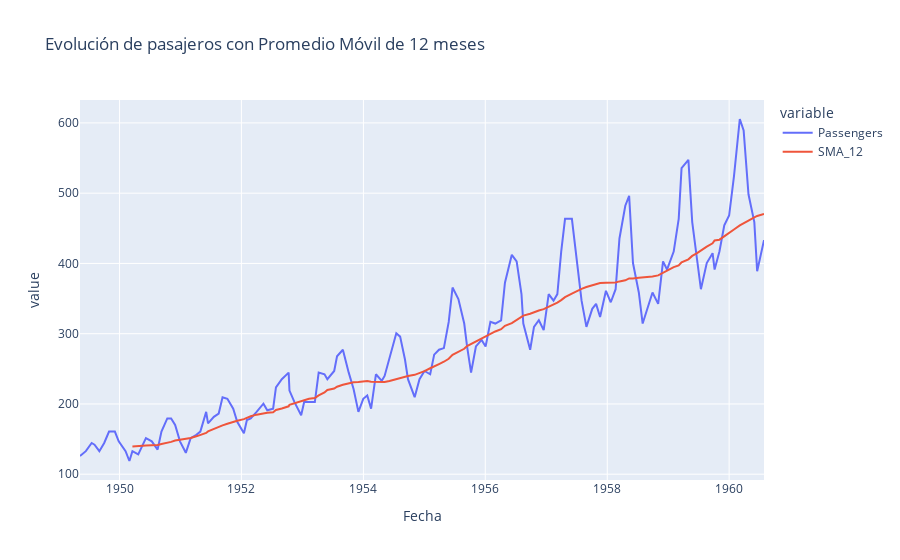

The cell this chart's notebook holds for it:
### Markdown cell above
8. **Apply a 12-month simple moving average (SMA) to the data and plot it along with the original series.**  
   Explain what additional insights the moving average provides.

### Code cell
# Aplicar un promedio móvil simple de 12 meses
df["SMA_12"] = df["Passengers"].rolling(window=12).mean()

# Crear el gráfico con la serie original y el promedio móvil
fig = px.line(df, x="Time", y=["Passengers", "SMA_12"],
              title="Evolución de pasajeros con Promedio Móvil de 12 meses",
              labels={"Time": "Fecha", "Passengers": "Número de pasajeros", "SMA_12": "Promedio Móvil de 12 meses"})

# Mostrar el gráfico
fig.show()

### Figure 1 — Plotly figure (JSON) as saved in the notebook; plotly's stock layout.template omitted (floating-point values rounded to 4 significant figures; data arrays with more than 128 entries replaced by an {"elided": "..."} marker saying what was removed)
{"data": [{"hovertemplate": "variable=Passengers<br>Fecha=%{x}<br>value=%{y}<extra></extra>", "legendgroup": "Passengers", "line": {"color": "#636efa", "dash": "solid"}, "marker": {"symbol": "circle"}, "mode": "lines", "name": "Passengers", "orientation": "v", "showlegend": true, "type": "scatter", "x": {"elided": "144 str values"}, "xaxis": "x", "y": {"elided": "144 float values"}, "yaxis": "y"}, {"hovertemplate": "variable=SMA_12<br>Fecha=%{x}<br>value=%{y}<extra></extra>", "legendgroup": "SMA_12", "line": {"color": "#EF553B", "dash": "solid"}, "marker": {"symbol": "circle"}, "mode": "lines", "name": "SMA_12", "orientation": "v", "showlegend": true, "type": "scatter", "x": {"elided": "144 str values"}, "xaxis": "x", "y": {"elided": "144 float values"}, "yaxis": "y"}], "layout": {"legend": {"title": {"text": "variable"}, "tracegroupgap": 0}, "title": {"text": "Evolución de pasajeros con Promedio Móvil de 12 meses"}, "xaxis": {"anchor": "y", "domain": [0, 1], "title": {"text": "Fecha"}}, "yaxis": {"anchor": "x", "domain": [0, 1], "title": {"text": "value"}}}}
